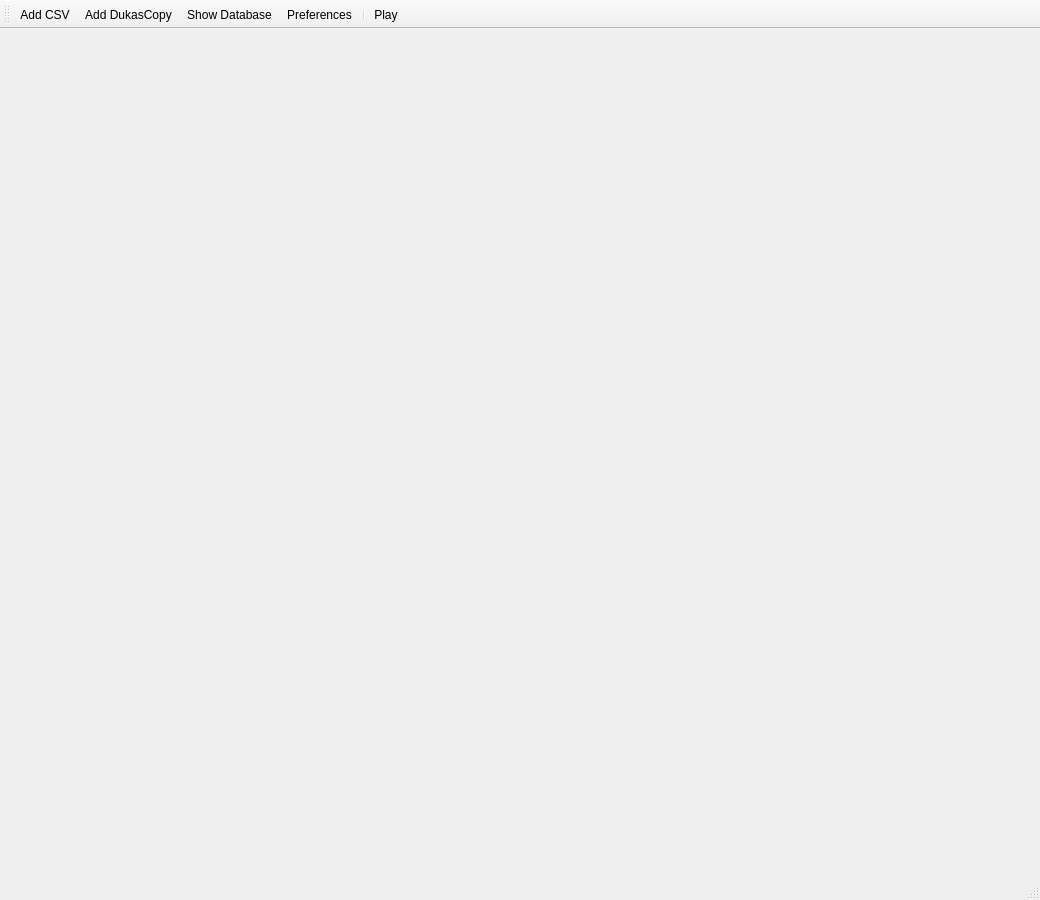
<?xml version="1.0" encoding="UTF-8"?>
<ui version="4.0">
 <class>DashboardWindow</class>
 <widget class="QMainWindow" name="DashboardWindow">
  <property name="geometry">
   <rect>
    <x>0</x>
    <y>0</y>
    <width>1040</width>
    <height>900</height>
   </rect>
  </property>
  <property name="sizePolicy">
   <sizepolicy hsizetype="Preferred" vsizetype="Preferred">
    <horstretch>0</horstretch>
    <verstretch>0</verstretch>
   </sizepolicy>
  </property>
  <property name="minimumSize">
   <size>
    <width>768</width>
    <height>300</height>
   </size>
  </property>
  <property name="maximumSize">
   <size>
    <width>1280</width>
    <height>1024</height>
   </size>
  </property>
  <property name="baseSize">
   <size>
    <width>0</width>
    <height>0</height>
   </size>
  </property>
  <property name="font">
   <font>
    <weight>50</weight>
    <bold>false</bold>
   </font>
  </property>
  <property name="windowTitle">
   <string>Huxley Dashboard</string>
  </property>
  <property name="windowIcon">
   <iconset resource="../../workspace/resources/elementary/elementary.qrc">
    <normaloff>:/actions/gtk-apply.svg</normaloff>:/actions/gtk-apply.svg</iconset>
  </property>
  <property name="locale">
   <locale language="English" country="UnitedStates"/>
  </property>
  <property name="animated">
   <bool>true</bool>
  </property>
  <property name="documentMode">
   <bool>false</bool>
  </property>
  <property name="tabShape">
   <enum>QTabWidget::Rounded</enum>
  </property>
  <property name="dockNestingEnabled">
   <bool>false</bool>
  </property>
  <widget class="QWidget" name="centralwidget">
   <layout class="QVBoxLayout" name="verticalLayout">
    <item>
     <layout class="QGridLayout" name="main_layout"/>
    </item>
   </layout>
  </widget>
  <widget class="QToolBar" name="toolBar">
   <property name="windowTitle">
    <string>toolBar</string>
   </property>
   <property name="movable">
    <bool>true</bool>
   </property>
   <property name="toolButtonStyle">
    <enum>Qt::ToolButtonFollowStyle</enum>
   </property>
   <property name="floatable">
    <bool>true</bool>
   </property>
   <attribute name="toolBarArea">
    <enum>TopToolBarArea</enum>
   </attribute>
   <attribute name="toolBarBreak">
    <bool>false</bool>
   </attribute>
   <addaction name="actionAdd_CSV"/>
   <addaction name="actionAdd_DukasCopy"/>
   <addaction name="actionShow_Database"/>
   <addaction name="actionPreferences"/>
   <addaction name="separator"/>
   <addaction name="actionPlay"/>
  </widget>
  <widget class="QStatusBar" name="statusBar">
   <property name="statusTip">
    <string>Ooo ... It's me!</string>
   </property>
   <property name="layoutDirection">
    <enum>Qt::LeftToRight</enum>
   </property>
   <property name="locale">
    <locale language="English" country="UnitedStates"/>
   </property>
  </widget>
  <action name="actionAdd_CSV">
   <property name="checked">
    <bool>false</bool>
   </property>
   <property name="icon">
    <iconset resource="../../workspace/resources/elementary/elementary.qrc">
     <normaloff>:/actions/document-new.svg</normaloff>:/actions/document-new.svg</iconset>
   </property>
   <property name="text">
    <string>Add CSV</string>
   </property>
   <property name="toolTip">
    <string>Add CSV Database</string>
   </property>
   <property name="statusTip">
    <string>Adds a SQL database from a file</string>
   </property>
   <property name="iconVisibleInMenu">
    <bool>false</bool>
   </property>
  </action>
  <action name="actionPreferences">
   <property name="icon">
    <iconset resource="../../workspace/resources/elementary/elementary.qrc">
     <normaloff>:/actions/gtk-execute.svg</normaloff>:/actions/gtk-execute.svg</iconset>
   </property>
   <property name="text">
    <string>Preferences</string>
   </property>
   <property name="statusTip">
    <string>WRB Preferences</string>
   </property>
  </action>
  <action name="actionShow_Database">
   <property name="checkable">
    <bool>false</bool>
   </property>
   <property name="enabled">
    <bool>true</bool>
   </property>
   <property name="icon">
    <iconset resource="../../workspace/resources/elementary/elementary.qrc">
     <normaloff>:/actions/extract-archive.svg</normaloff>:/actions/extract-archive.svg</iconset>
   </property>
   <property name="text">
    <string>Show Database</string>
   </property>
   <property name="toolTip">
    <string>Show Database</string>
   </property>
  </action>
  <action name="actionAdd_DukasCopy">
   <property name="icon">
    <iconset resource="../../workspace/resources/elementary/elementary.qrc">
     <normaloff>:/actions/bookmarks_list_add.svg</normaloff>:/actions/bookmarks_list_add.svg</iconset>
   </property>
   <property name="text">
    <string>Add DukasCopy</string>
   </property>
   <property name="toolTip">
    <string>Add DukasCopy Database</string>
   </property>
  </action>
  <action name="actionPlay">
   <property name="checkable">
    <bool>true</bool>
   </property>
   <property name="icon">
    <iconset resource="../../workspace/resources/elementary/elementary.qrc">
     <normaloff>:/actions/player_play.svg</normaloff>:/actions/player_play.svg</iconset>
   </property>
   <property name="text">
    <string>Play</string>
   </property>
  </action>
 </widget>
 <resources>
  <include location="../../workspace/resources/elementary/elementary.qrc"/>
 </resources>
 <connections>
  <connection>
   <sender>DashboardWindow</sender>
   <signal>destroyed()</signal>
   <receiver>DashboardWindow</receiver>
   <slot>close()</slot>
   <hints>
    <hint type="sourcelabel">
     <x>80</x>
     <y>53</y>
    </hint>
    <hint type="destinationlabel">
     <x>56</x>
     <y>53</y>
    </hint>
   </hints>
  </connection>
 </connections>
</ui>
